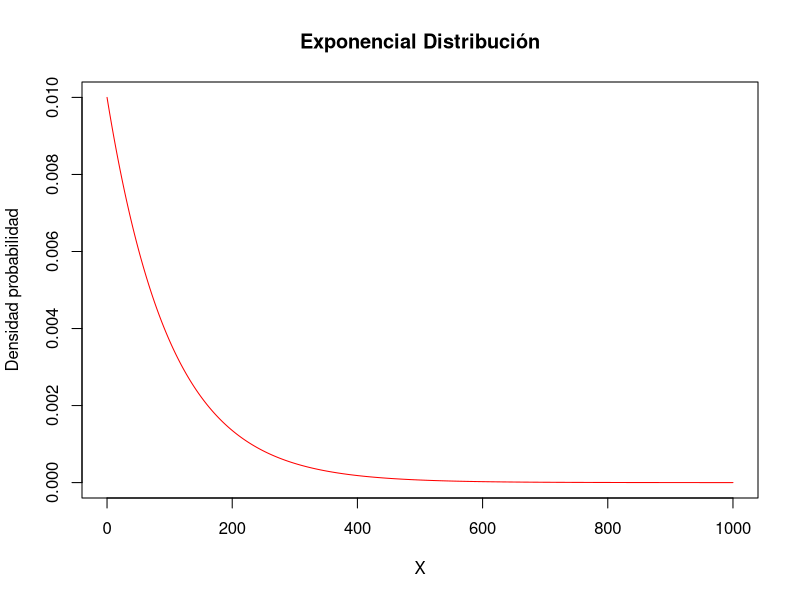

This chart was generated by the following R code: (Note: this script raises an error after producing the figure.)
## ---- chunk 1
theta <- 100
X <- seq(from = 0, to = 1000, by = 1)
plot(x=X,y=dexp(X,rate=1/theta),type="l",
     ylab="Densidad probabilidad",col="red",main="Exponencial Distribución")
## ---- chunk 2
theta <- 0.01
X <- seq(from = 0, to = 1000, by = 1)
plot(x=X,y=dinvexp(X, rate =  1/theta),type="l",
     ylab="Densidad probabilidad",col="red",main="Inversa Exponencial Distribución")
## ---- chunk 3
alpha <- 3
theta <- 100
X <- seq(from = 0, to = 1000, by = 1)
plot(x=X,y=dpareto1(X,shape=alpha,min=theta),type="l",
     ylab="Densidad probabilidad",col="red",main="Un-Parámetro Pareto Distribución")
## ---- chunk 4
alpha <- 3
theta <- 200
X <- seq(from = 0, to = 1000, by = 1)
plot(x=X,y=dpareto(X,shape=alpha,scale=theta),type="l",
     ylab="Densidad probabilidad",col="red",main="Pareto Distribución")
## ---- chunk 5
tau <- 5
theta <- 100
X <- seq(from=0,to=3000,by=1)
plot(x=X,y=dinvpareto(X,shape=tau,scale=theta),type="l",
     ylab="Densidad probabilidad",col="red",main="Inversa Pareto Distribución")
## ---- chunk 6
dloglogistic <- function(x, gamma, theta){
  p=gamma*(x/theta)^gamma/(x*(1+(x/theta)^gamma)^2)
  return(p)
}
gamma <- 2
theta <- 100
X <- seq(from = 0, to = 1000, by = 1)
plot(x=X,y=dloglogistic(X,gamma=gamma,theta=theta),type="l",col="red")
## ---- chunk 7
alpha <- 2
theta <- 100
X <- seq(from = 0, to = 1000, by = 1)
plot(x=X,y=dparalogis(X,shape=alpha,scale=theta),type="l",
     ylab="Densidad probabilidad",col="red",main="Paralogistic Distribución")
## ---- chunk 8
alpha <- 2
theta <- 50
X <- seq(from = 0, to = 1000, by = 1)
plot(x=X,y=dgamma(X,shape=alpha,scale=theta),type="l",
     ylab="Densidad probabilidad",col="red",main="Gamma Distribución")
## ---- chunk 9
alpha <- 3
theta <- 100
X <- seq(from=0,to=400,by=1)
plot(x=X,y=dinvgamma(X,shape=alpha,scale=theta),type="l",
     ylab="Densidad probabilidad",col="red",main="Inversa Gamma Distribución")
## ---- chunk 10
alpha <- 2
theta <- 100
X <- seq(from = 0, to = 1000, by = 1)
plot(x=X,y=dweibull(X,shape=alpha, scale=theta),type="l",
     ylab="Densidad probabilidad",col="red",main="Weibull Distribución")
## ---- chunk 11
tau <- 5
theta <- 100
X <- seq(from = 0, to = 1000, by = 1)
plot(x=X,y=dinvweibull(X,shape=tau,scale=theta),type="l",
     ylab="Densidad probabilidad",col="red",main="Inversa Weibull Distribución")
## ---- chunk 12
alpha <- 50
beta <- 100
X <- seq(alpha,beta,1)
plot(x=X,y=dunif(X,alpha,beta),type="l",
     ylab="Densidad probabilidad",col="red",main="Uniforme Continua Distribución")
## ---- chunk 13
mu <- 100
sigma <- 10
X <- seq(from=0,to=200,by=1)
plot(x=X,y=dnorm(X,mean=mu,sd=sigma),type="l",
     ylab="Densidad probabilidad",col="red",main="Normal Distribución")
## ---- chunk 14
alpha <- 50
beta <- 100
X <- seq(from = 0, to = 1000, by = 1)
plot(x=X,y=dcauchy(X,location=alpha,scale=beta),
     type="l",ylab="Densidad probabilidad",col="red",main="Cauchy Distribución")
## ---- chunk 15
alpha <- 3
tau <- 5
theta <- 100
X <- seq(from = 0, to = 1000, by = 1)
plot(x=X,y=dgenpareto(X,shape1=alpha,shape2=tau,scale=theta),type="l",
     ylab="Densidad probabilidad",col="red",main="Generalizada Pareto Distribución")
## ---- chunk 16
alpha <- 2
gamma <- 3
theta <- 100
X <- seq(from = 0, to = 1000, by = 1)
plot(x=X,y=dburr(X,shape1=alpha,shape2=gamma,scale=theta),type="l",
     ylab="Densidad probabilidad",col="red",main="Burr Distribución")
## ---- chunk 17
tau <- 2
gamma <- 3
theta <- 100
X <- seq(from = 0, to = 1000, by = 1)
plot(x=X,y=dinvburr(X,shape1=tau,shape2=gamma,scale=theta),type="l",
     ylab="Densidad probabilidad",col="red",main="Inversa Burr Distribución")
## ---- chunk 18
dlognorm <- function(x,mu,sigma){
  p=(1/(x*sigma*sqrt(2*pi)))*exp(-((log(x)-mu)/sigma)^2)
  return(p)
}
mu <- 20
sigma <- 12
X <- seq(from = 0, to = 1000, by = 1)
plot(x=X,y=dlognorm(X,mu=mu,sigma=sigma),type="l",col="red")
## ---- chunk 19
mu <- 100
theta <- 1000
X <- seq(from=0,to=100,by=1)
plot(x=X,y=dinvgauss(X,mean=mu,dispersion=theta),type="l",
     ylab="Densidad probabilidad",col="red",main="Inversa Gaussiana Distribución")
## ---- chunk 20
a <- 2
b <- 4
theta <- 1
X <- seq(from=0,to=1,by=.0001)
plot(x=X,y=dbeta(X,shape1=a,shape2=b,ncp=theta),type="l",
     ylab="Densidad probabilidad",col="red",main="Beta Distribución")
## ---- chunk 21
a <- 3
b <- 5
tau <- 2
theta <- 1000
X <- seq(from = 0, to = 1000, by = 1)
plot(x=X,y=dgenbeta(X,shape1=a,shape2=b,shape3=tau,scale=theta),type="l",
     ylab="Densidad probabilidad",col="red",main="Generalizada Beta Distribución")
